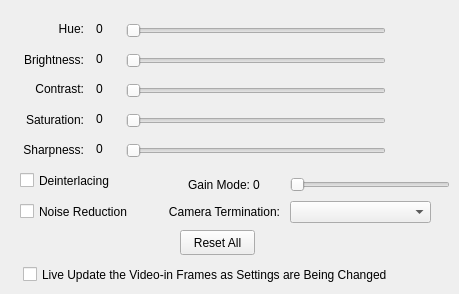
   <widget class="QWidget" name="uiTabVideoIn" >
    <attribute name="title" >
     <string>Video-In Settings</string>
    </attribute>
    <widget class="QLabel" name="uiLabelBrightness" >
     <property name="geometry" >
      <rect>
       <x>12</x>
       <y>50</y>
       <width>72</width>
       <height>20</height>
      </rect>
     </property>
     <property name="text" >
      <string>Brightness:</string>
     </property>
     <property name="alignment" >
      <set>Qt::AlignRight|Qt::AlignTrailing|Qt::AlignVCenter</set>
     </property>
    </widget>
    <widget class="QLabel" name="uiLabelContrast" >
     <property name="geometry" >
      <rect>
       <x>12</x>
       <y>80</y>
       <width>72</width>
       <height>17</height>
      </rect>
     </property>
     <property name="text" >
      <string>Contrast:</string>
     </property>
     <property name="alignment" >
      <set>Qt::AlignRight|Qt::AlignTrailing|Qt::AlignVCenter</set>
     </property>
    </widget>
    <widget class="QLabel" name="uiLabelHue" >
     <property name="geometry" >
      <rect>
       <x>12</x>
       <y>20</y>
       <width>72</width>
       <height>17</height>
      </rect>
     </property>
     <property name="text" >
      <string>Hue:</string>
     </property>
     <property name="alignment" >
      <set>Qt::AlignRight|Qt::AlignTrailing|Qt::AlignVCenter</set>
     </property>
    </widget>
    <widget class="QSlider" name="uiHSliderBrightness" >
     <property name="enabled" >
      <bool>true</bool>
     </property>
     <property name="geometry" >
      <rect>
       <x>126</x>
       <y>50</y>
       <width>260</width>
       <height>21</height>
      </rect>
     </property>
     <property name="maximum" >
      <number>255</number>
     </property>
     <property name="orientation" >
      <enum>Qt::Horizontal</enum>
     </property>
    </widget>
    <widget class="QSlider" name="uiHSliderContrast" >
     <property name="enabled" >
      <bool>true</bool>
     </property>
     <property name="geometry" >
      <rect>
       <x>126</x>
       <y>80</y>
       <width>260</width>
       <height>21</height>
      </rect>
     </property>
     <property name="maximum" >
      <number>255</number>
     </property>
     <property name="orientation" >
      <enum>Qt::Horizontal</enum>
     </property>
    </widget>
    <widget class="QLabel" name="uiLabelHueValue" >
     <property name="enabled" >
      <bool>true</bool>
     </property>
     <property name="geometry" >
      <rect>
       <x>96</x>
       <y>20</y>
       <width>20</width>
       <height>17</height>
      </rect>
     </property>
     <property name="text" >
      <string>0</string>
     </property>
    </widget>
    <widget class="QLabel" name="uiLabelBrightnessValue" >
     <property name="enabled" >
      <bool>true</bool>
     </property>
     <property name="geometry" >
      <rect>
       <x>96</x>
       <y>50</y>
       <width>20</width>
       <height>17</height>
      </rect>
     </property>
     <property name="text" >
      <string>0</string>
     </property>
    </widget>
    <widget class="QLabel" name="uiLabelContrastValue" >
     <property name="enabled" >
      <bool>true</bool>
     </property>
     <property name="geometry" >
      <rect>
       <x>96</x>
       <y>80</y>
       <width>20</width>
       <height>17</height>
      </rect>
     </property>
     <property name="text" >
      <string>0</string>
     </property>
    </widget>
    <widget class="QLabel" name="uiLabelSaturation" >
     <property name="geometry" >
      <rect>
       <x>12</x>
       <y>110</y>
       <width>72</width>
       <height>20</height>
      </rect>
     </property>
     <property name="text" >
      <string>Saturation:</string>
     </property>
     <property name="alignment" >
      <set>Qt::AlignRight|Qt::AlignTrailing|Qt::AlignVCenter</set>
     </property>
    </widget>
    <widget class="QLabel" name="uiLabelSaturationValue" >
     <property name="enabled" >
      <bool>true</bool>
     </property>
     <property name="geometry" >
      <rect>
       <x>96</x>
       <y>110</y>
       <width>20</width>
       <height>17</height>
      </rect>
     </property>
     <property name="text" >
      <string>0</string>
     </property>
    </widget>
    <widget class="QLabel" name="uiLabelSharpness" >
     <property name="geometry" >
      <rect>
       <x>12</x>
       <y>140</y>
       <width>72</width>
       <height>20</height>
      </rect>
     </property>
     <property name="text" >
      <string>Sharpness:</string>
     </property>
     <property name="alignment" >
      <set>Qt::AlignRight|Qt::AlignTrailing|Qt::AlignVCenter</set>
     </property>
    </widget>
    <widget class="QSlider" name="uiHSliderHue" >
     <property name="enabled" >
      <bool>true</bool>
     </property>
     <property name="geometry" >
      <rect>
       <x>126</x>
       <y>20</y>
       <width>260</width>
       <height>21</height>
      </rect>
     </property>
     <property name="maximum" >
      <number>255</number>
     </property>
     <property name="orientation" >
      <enum>Qt::Horizontal</enum>
     </property>
    </widget>
    <widget class="QCheckBox" name="uiChkBoxLiveUpdate" >
     <property name="geometry" >
      <rect>
       <x>23</x>
       <y>264</y>
       <width>401</width>
       <height>21</height>
      </rect>
     </property>
     <property name="text" >
      <string>Live Update the Video-in Frames as Settings are Being Changed</string>
     </property>
    </widget>
    <widget class="QPushButton" name="uiBtnResetAll" >
     <property name="geometry" >
      <rect>
       <x>180</x>
       <y>230</y>
       <width>75</width>
       <height>25</height>
      </rect>
     </property>
     <property name="text" >
      <string>Reset All</string>
     </property>
    </widget>
    <widget class="QLabel" name="uiLabelSharpnessValue" >
     <property name="enabled" >
      <bool>true</bool>
     </property>
     <property name="geometry" >
      <rect>
       <x>96</x>
       <y>140</y>
       <width>21</width>
       <height>17</height>
      </rect>
     </property>
     <property name="text" >
      <string>0</string>
     </property>
    </widget>
    <widget class="QSlider" name="uiHSliderSaturation" >
     <property name="enabled" >
      <bool>true</bool>
     </property>
     <property name="geometry" >
      <rect>
       <x>126</x>
       <y>110</y>
       <width>260</width>
       <height>21</height>
      </rect>
     </property>
     <property name="maximum" >
      <number>255</number>
     </property>
     <property name="orientation" >
      <enum>Qt::Horizontal</enum>
     </property>
    </widget>
    <widget class="QCheckBox" name="uiChkBoxDeinterlacing" >
     <property name="geometry" >
      <rect>
       <x>20</x>
       <y>170</y>
       <width>101</width>
       <height>21</height>
      </rect>
     </property>
     <property name="text" >
      <string>Deinterlacing</string>
     </property>
    </widget>
    <widget class="QLabel" name="uiLabelGainMode" >
     <property name="geometry" >
      <rect>
       <x>169</x>
       <y>175</y>
       <width>81</width>
       <height>20</height>
      </rect>
     </property>
     <property name="text" >
      <string>Gain Mode:</string>
     </property>
     <property name="alignment" >
      <set>Qt::AlignRight|Qt::AlignTrailing|Qt::AlignVCenter</set>
     </property>
    </widget>
    <widget class="QSlider" name="uiHSliderSharpness" >
     <property name="enabled" >
      <bool>true</bool>
     </property>
     <property name="geometry" >
      <rect>
       <x>126</x>
       <y>140</y>
       <width>260</width>
       <height>21</height>
      </rect>
     </property>
     <property name="minimum" >
      <number>1</number>
     </property>
     <property name="maximum" >
      <number>15</number>
     </property>
     <property name="orientation" >
      <enum>Qt::Horizontal</enum>
     </property>
    </widget>
    <widget class="QLabel" name="uiLabelGainModeValue" >
     <property name="geometry" >
      <rect>
       <x>253</x>
       <y>175</y>
       <width>31</width>
       <height>20</height>
      </rect>
     </property>
     <property name="text" >
      <string>0</string>
     </property>
    </widget>
    <widget class="QCheckBox" name="uiChkBoxNoiseReduction" >
     <property name="geometry" >
      <rect>
       <x>20</x>
       <y>201</y>
       <width>121</width>
       <height>21</height>
      </rect>
     </property>
     <property name="text" >
      <string>Noise Reduction</string>
     </property>
    </widget>
    <widget class="QLabel" name="uiLabelCamTermination" >
     <property name="geometry" >
      <rect>
       <x>159</x>
       <y>203</y>
       <width>121</width>
       <height>17</height>
      </rect>
     </property>
     <property name="text" >
      <string>Camera Termination:</string>
     </property>
     <property name="alignment" >
      <set>Qt::AlignRight|Qt::AlignTrailing|Qt::AlignVCenter</set>
     </property>
    </widget>
    <widget class="QSlider" name="uiHSliderGainMode" >
     <property name="geometry" >
      <rect>
       <x>290</x>
       <y>174</y>
       <width>160</width>
       <height>21</height>
      </rect>
     </property>
     <property name="maximum" >
      <number>255</number>
     </property>
     <property name="orientation" >
      <enum>Qt::Horizontal</enum>
     </property>
    </widget>
    <widget class="QComboBox" name="uiComboBoxCamTermination" >
     <property name="geometry" >
      <rect>
       <x>290</x>
       <y>201</y>
       <width>141</width>
       <height>22</height>
      </rect>
     </property>
    </widget>
   </widget>
